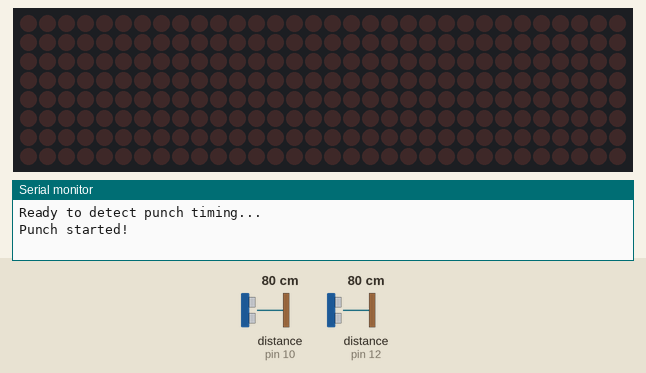
Simulated run of this sketch. Board: Arduino Uno, built with avr-gcc and run on an emulated ATmega328P. Parts: 32×8 LED matrix, the last lines printed to the serial monitor. Wiring (inferred from the names in the program): 2 × ultrasonic range finder: trigger pin 9, echo pin 10 / trigger pin 11, echo pin 12. The test bench sets the inputs (shaded band); at power-on: distance to the obstacle (sensors on pin 10, pin 12) 80 cm. The echo pulse lasts 58.3 µs per cm.

Above: at 2.2 s.
2.3 s: distance to the obstacle (sensor on pin 10) set to 4 cm
At 3.2 s:
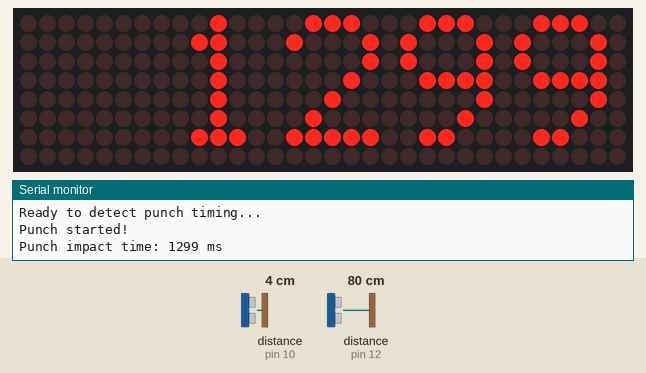
At 4.8 s:
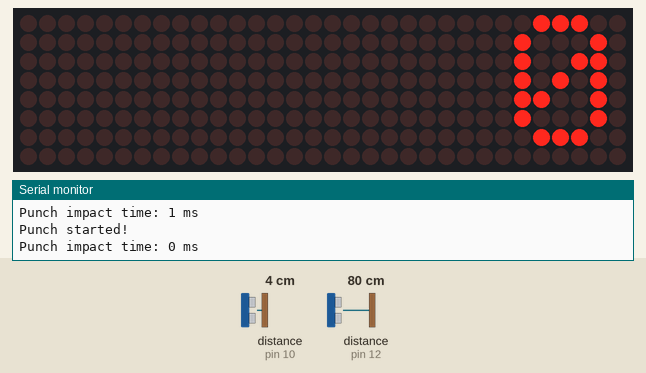
5.3 s: distance to the obstacle (sensor on pin 10) set to 9 cm
At 5.9 s:
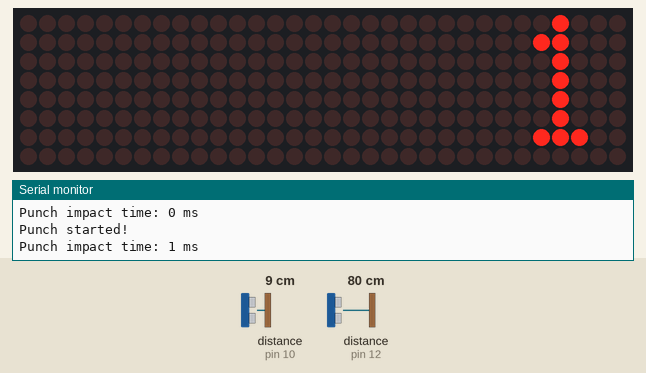
7.0 s: distance to the obstacle (sensor on pin 10) set to 2 cm
Timing chart, 0 to 10.0 s (numbered marks = the images above; inputs shaded):
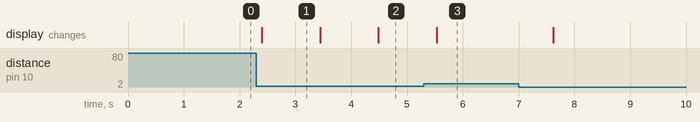

The sketch:

PAM.ino
```cpp
#include <LedControl.h>

const int trigRest = 11;
const int echoRest = 12;
const int trigImpact = 9;
const int echoImpact = 10;

float restThreshold = 40.0;      // cm change to detect motion
float impactThreshold = 20.0;   // cm at max deflection
unsigned long punchStartTime = 0;
bool punchDetected = false;
bool punchFinished = false;

const byte digitFont[10][5] = {
  {0x3E, 0x51, 0x49, 0x45, 0x3E}, // 0
  {0x00, 0x42, 0x7F, 0x40, 0x00}, // 1
  {0x42, 0x61, 0x51, 0x49, 0x46}, // 2
  {0x21, 0x41, 0x45, 0x4B, 0x31}, // 3
  {0x18, 0x14, 0x12, 0x7F, 0x10}, // 4
  {0x27, 0x45, 0x45, 0x45, 0x39}, // 5
  {0x3C, 0x4A, 0x49, 0x49, 0x30}, // 6
  {0x01, 0x71, 0x09, 0x05, 0x03}, // 7
  {0x36, 0x49, 0x49, 0x49, 0x36}, // 8
  {0x06, 0x49, 0x49, 0x29, 0x1E}  // 9
};

// Create LedControl object: DIN, CLK, CS, number of devices
LedControl lc = LedControl(2, 3, 4, 4); // adjust pins/devices if needed

void initMatrix() {
  for (int i = 0; i < 4; i++) {
    lc.shutdown(i, false);
    lc.setIntensity(i, 1); // brightness: 0 (dim) to 15 (bright)
    lc.clearDisplay(i);
  }
}

void setup() {
  Serial.begin(9600);

  pinMode(trigRest, OUTPUT);
  pinMode(echoRest, INPUT);
  pinMode(trigImpact, OUTPUT);
  pinMode(echoImpact, INPUT);
  initMatrix();
  delay(1000); // Give sensors time to settle
  Serial.println("Ready to detect punch timing...");
}

void loop() {
  float restDistance = readDistance(trigRest, echoRest);
  float impactDistance = readDistance(trigImpact, echoImpact);

  // Detect punch start - bag moving away from resting sensor
  if (!punchDetected && restDistance > restThreshold) {
    punchStartTime = millis();
    punchDetected = true;
    Serial.println("Punch started!");
  }

  // Detect impact - bag reaching max fold (close to pipe)
  if (punchDetected && impactDistance < impactThreshold) {
    unsigned long impactTime = millis();
    unsigned long punchDuration = impactTime - punchStartTime;
    Serial.print("Punch impact time: ");
    Serial.print(punchDuration);
    Serial.println(" ms");
    displayScore(punchDuration);
    // Reset for next punch
    punchDetected = false;
    delay(1000); // short cooldown to avoid multiple triggers
  }

  delay(10); // fast refresh loop
}

void clearMatrix() {
  for (int i = 0; i < 4; i++) {
    lc.clearDisplay(i);
  }
}

void displayScore(unsigned long score) {
  clearMatrix();

  char buffer[5];
  snprintf(buffer, 5, "%4lu", score); // right-aligned up to 4 digits

  int col = 23; // Start from right side of display (column 31)
  for (int i = 0; i < 4; i++) {
    char c = buffer[i];

    if (c == ' ') {
      col -= 6; // skip space
      continue;
    }

    int digit = c - '0';
    for (int j = 0; j < 5; j++) {
      byte columnData = digitFont[digit][j];
      drawColumn(col--, columnData);
    }

    col--; // space between digits
  }
}

// Maps a byte of column data (1 byte = 8 vertical LEDs) to the matrix
void drawColumn(int col, byte data) {
  if (col < 0 || col > 31) return;

  int device = col / 8;         // which 8x8 module (0–3)
  int colInDevice = col % 8;    // column within that module (0–7)

  // Write each bit to the appropriate row
  for (int row = 0; row < 8; row++) {
    bool pixelOn = bitRead(data, row);
    lc.setLed(device, row, 7 - colInDevice, pixelOn); // reverse col if needed
  }
}

float readDistance(int trigPin, int echoPin) {
  digitalWrite(trigPin, LOW);
  delayMicroseconds(2);
  digitalWrite(trigPin, HIGH);
  delayMicroseconds(10);
  digitalWrite(trigPin, LOW);

  long duration = pulseIn(echoPin, HIGH, 30000); // 30ms timeout
  if (duration == 0) return -1; // no echo
  return duration * 0.0343 / 2;
}
```

Measured:
- after the input at 2.3 s, the display: changes after 0.10 s (image 1)
- after the input at 5.3 s, the display: changes after 0.23 s (image 3)
- what the display in image 1 shows lasts 1.0 s, from 2.4 s to 3.4 s
